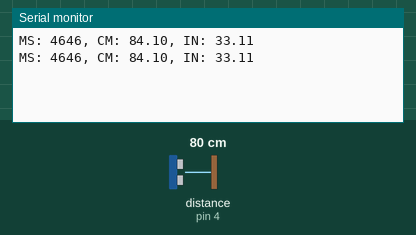
This sketch was run on a simulated Arduino Uno, built with avr-gcc and run on an emulated ATmega328P. Shown: the last lines printed to the serial monitor. Wiring (inferred from the names in the program): ultrasonic range finder: trigger pin 3; echo pin 4. The test bench sets the inputs (shaded band); at power-on: distance to the obstacle (sensor on pin 4) 80 cm. The echo pulse lasts 58.3 µs per cm.

Above: at 1.8 s.
1.9 s: distance to the obstacle (sensor on pin 4) set to 2 cm
At 2.8 s:
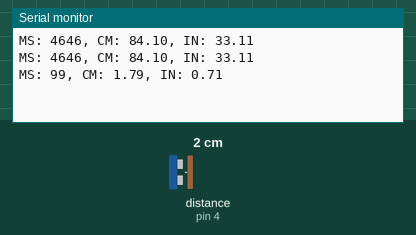
3.4 s: distance to the obstacle (sensor on pin 4) set to 4 cm
At 4.5 s:
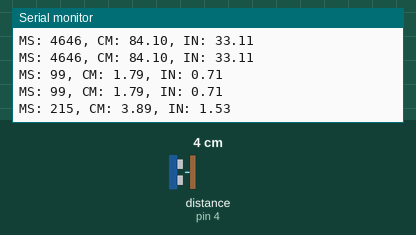
Timing chart, 0 to 6.4 s (numbered marks = the images above; inputs shaded):
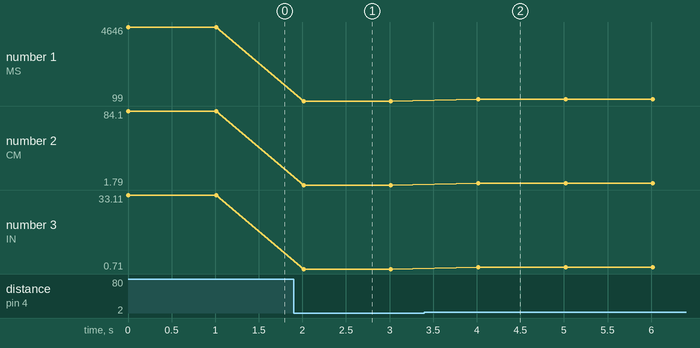

Measured:
- after the input at 1.9 s, the serial monitor: prints a new line after 0.11 s (image 1)
- after the input at 3.4 s, the serial monitor: prints a new line after 0.62 s (image 2)
- plotted number 1: 4646 → 99 after the input at 1.9 s, 99 → 216 after the input at 3.4 s
- plotted number 2: 84.1 → 1.79 after the input at 1.9 s, 1.79 → 3.91 after the input at 3.4 s
- plotted number 3: 33.11 → 0.71 after the input at 1.9 s, 0.71 → 1.54 after the input at 3.4 s

The sketch:

ultra_Sound.ino
```cpp
#include <Ultrasonic.h>

#define PIN_TRIG     3
#define PIN_ECHO     4

Ultrasonic ultrasonic(PIN_TRIG, PIN_ECHO);

void setup()
  {
  Serial.begin(9600);
  }

void loop()
  {
  float cmMsec, inMsec;
  long microsec = ultrasonic.timing();
  cmMsec = ultrasonic.convert(microsec, Ultrasonic::CM);
  inMsec = ultrasonic.convert(microsec, Ultrasonic::IN);
  Serial.print("MS: ");
  Serial.print(microsec);
  Serial.print(", CM: ");
  Serial.print(cmMsec);
  Serial.print(", IN: ");
  Serial.println(inMsec);
  delay(1000);
  }
```
